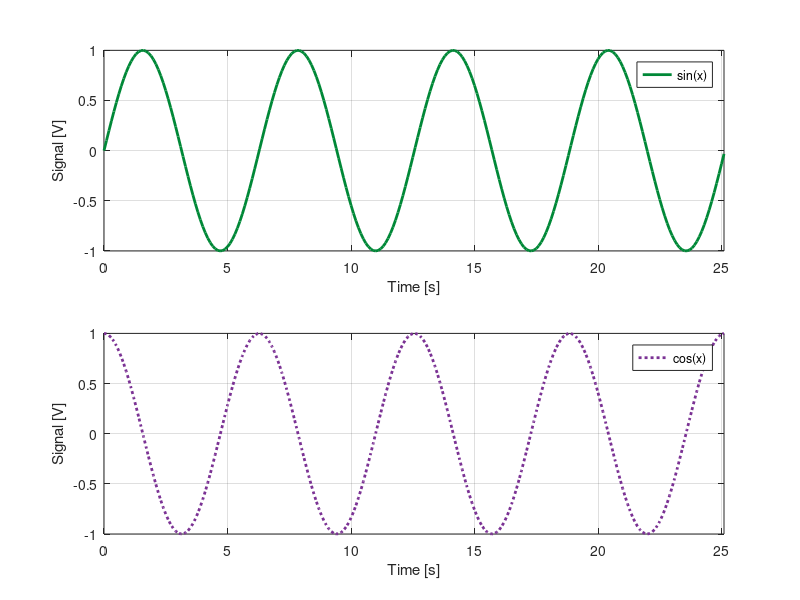

Write the MATLAB code that produced this figure.
%% Create line plot from data_x and data_y
figure();

title('Signal response');

window_width = 21.0;   % 21cm is the width of a A4 paper
window_height = 29.7;  % 29.7cm is the height of A4 paper
set(gcf, 'units','centimeters','Position',[0, 0, window_width, window_height*.5]);

%% Create some data
data_x = 0:.1:8*pi;
data_y1 = sin(data_x);
data_y2 = cos(data_x);

%% Set colors
% These colors are colorblind safe and print friendly
% Reference: https://colorbrewer2.org/
light_green     = [166,219,160]./255;
dark_green      = [0,136,55]./255;
light_purple    = [194,165,207]./255;
dark_purple     = [123,50,148]./255;

%% Subplot(n_rows, n_columns, order)
ax1 = subplot(2,1,1);
    plot(data_x, data_y1, '-', 'color', dark_green, 'linewidth', 2);
    
    % Config labels
    legend({'sin(x)'});
    xlabel('Time [s]');
    ylabel('Signal [V]');
    xlim([0 data_x(end)]);
    ylim([-1 1]);
    grid on;
    
%% Subplot(n_rows, n_columns, order)
ax2 = subplot(2,1,2);
    plot(data_x, data_y2, ':', 'color', dark_purple, 'linewidth', 2);
    
    % Config labels
    legend({'cos(x)'});
    xlabel('Time [s]');
    ylabel('Signal [V]');
    xlim([0 data_x(end)]);
    ylim([-1 1]);
    grid on;
    
%% Link axes
linkaxes([ax1,ax2],'x');

%% Save graph
% You can specify any extension corresponding to a file format.
saveas(gcf,'Subplot.fig');

